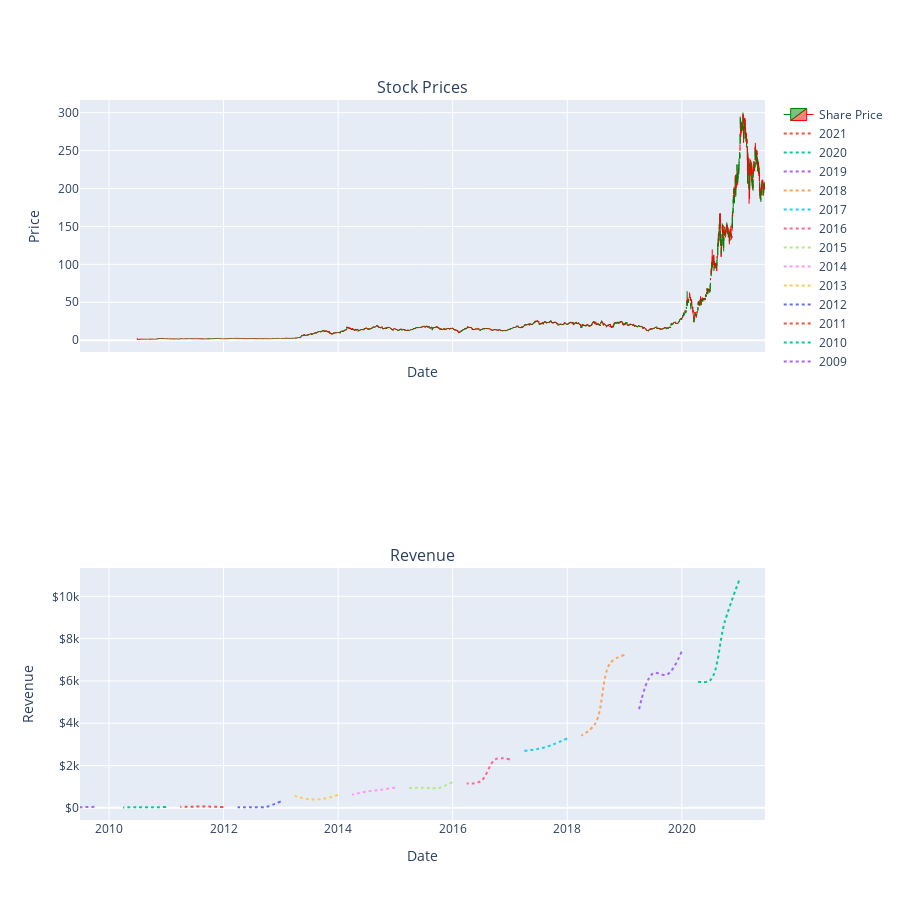

Source (notebook cell):
### Markdown cell above
Use the `make_graph` function to graph the Tesla Stock Data, also provide a title for the graph. The structure to call the `make_graph` function is `make_graph(tesla_data, tesla_revenue, 'Tesla')`. Note the graph will only show data upto June 2021.

### Code cell
make_graph(Tesla_data, tesla_revenue, 'Tesla')

### Figure 1 — Plotly figure (JSON) as saved in the notebook; plotly's stock layout.template omitted (floating-point values rounded to 4 significant figures; data arrays with more than 128 entries replaced by an {"elided": "..."} marker saying what was removed)
{"data": [{"close": {"elided": "2759 float values"}, "decreasing": {"line": {"color": "red", "width": 1}}, "high": {"elided": "2759 float values"}, "increasing": {"line": {"color": "green", "width": 1}}, "low": {"elided": "2759 float values"}, "name": "Share Price", "open": {"elided": "2759 float values"}, "type": "candlestick", "x": {"elided": "2759 str values"}, "xaxis": "x", "yaxis": "y"}, {"connectgaps": true, "line": {"dash": "dot", "shape": "spline"}, "mode": "lines", "name": "2021", "type": "scatter", "x": ["2021-03-31T00:00:00"], "xaxis": "x2", "y": [10389], "yaxis": "y2"}, {"connectgaps": true, "line": {"dash": "dot", "shape": "spline"}, "mode": "lines", "name": "2020", "type": "scatter", "x": ["2020-12-31T00:00:00", "2020-09-30T00:00:00", "2020-06-30T00:00:00", "2020-03-31T00:00:00"], "xaxis": "x2", "y": [10744, 8771, 6036, 5985], "yaxis": "y2"}, {"connectgaps": true, "line": {"dash": "dot", "shape": "spline"}, "mode": "lines", "name": "2019", "type": "scatter", "x": ["2019-12-31T00:00:00", "2019-09-30T00:00:00", "2019-06-30T00:00:00", "2019-03-31T00:00:00"], "xaxis": "x2", "y": [7384, 6303, 6350, 4541], "yaxis": "y2"}, {"connectgaps": true, "line": {"dash": "dot", "shape": "spline"}, "mode": "lines", "name": "2018", "type": "scatter", "x": ["2018-12-31T00:00:00", "2018-09-30T00:00:00", "2018-06-30T00:00:00", "2018-03-31T00:00:00"], "xaxis": "x2", "y": [7226, 6824, 4002, 3409], "yaxis": "y2"}, {"connectgaps": true, "line": {"dash": "dot", "shape": "spline"}, "mode": "lines", "name": "2017", "type": "scatter", "x": ["2017-12-31T00:00:00", "2017-09-30T00:00:00", "2017-06-30T00:00:00", "2017-03-31T00:00:00"], "xaxis": "x2", "y": [3288, 2985, 2790, 2696], "yaxis": "y2"}, {"connectgaps": true, "line": {"dash": "dot", "shape": "spline"}, "mode": "lines", "name": "2016", "type": "scatter", "x": ["2016-12-31T00:00:00", "2016-09-30T00:00:00", "2016-06-30T00:00:00", "2016-03-31T00:00:00"], "xaxis": "x2", "y": [2285, 2298, 1270, 1147], "yaxis": "y2"}, {"connectgaps": true, "line": {"dash": "dot", "shape": "spline"}, "mode": "lines", "name": "2015", "type": "scatter", "x": ["2015-12-31T00:00:00", "2015-09-30T00:00:00", "2015-06-30T00:00:00", "2015-03-31T00:00:00"], "xaxis": "x2", "y": [1214, 937, 955, 940], "yaxis": "y2"}, {"connectgaps": true, "line": {"dash": "dot", "shape": "spline"}, "mode": "lines", "name": "2014", "type": "scatter", "x": ["2014-12-31T00:00:00", "2014-09-30T00:00:00", "2014-06-30T00:00:00", "2014-03-31T00:00:00"], "xaxis": "x2", "y": [957, 852, 769, 621], "yaxis": "y2"}, {"connectgaps": true, "line": {"dash": "dot", "shape": "spline"}, "mode": "lines", "name": "2013", "type": "scatter", "x": ["2013-12-31T00:00:00", "2013-09-30T00:00:00", "2013-06-30T00:00:00", "2013-03-31T00:00:00"], "xaxis": "x2", "y": [615, 431, 405, 562], "yaxis": "y2"}, {"connectgaps": true, "line": {"dash": "dot", "shape": "spline"}, "mode": "lines", "name": "2012", "type": "scatter", "x": ["2012-12-31T00:00:00", "2012-09-30T00:00:00", "2012-06-30T00:00:00", "2012-03-31T00:00:00"], "xaxis": "x2", "y": [306, 50, 27, 30], "yaxis": "y2"}, {"connectgaps": true, "line": {"dash": "dot", "shape": "spline"}, "mode": "lines", "name": "2011", "type": "scatter", "x": ["2011-12-31T00:00:00", "2011-09-30T00:00:00", "2011-06-30T00:00:00", "2011-03-31T00:00:00"], "xaxis": "x2", "y": [39, 58, 58, 49], "yaxis": "y2"}, {"connectgaps": true, "line": {"dash": "dot", "shape": "spline"}, "mode": "lines", "name": "2010", "type": "scatter", "x": ["2010-12-31T00:00:00", "2010-09-30T00:00:00", "2010-06-30T00:00:00", "2010-03-31T00:00:00"], "xaxis": "x2", "y": [36, 31, 28, 21], "yaxis": "y2"}, {"connectgaps": true, "line": {"dash": "dot", "shape": "spline"}, "mode": "lines", "name": "2009", "type": "scatter", "x": ["2009-09-30T00:00:00", "2009-06-30T00:00:00"], "xaxis": "x2", "y": [46, 27], "yaxis": "y2"}], "layout": {"annotations": [{"font": {"size": 16}, "showarrow": false, "text": "Stock Prices", "x": 0.5, "xanchor": "center", "xref": "paper", "y": 1.0, "yanchor": "bottom", "yref": "paper"}, {"font": {"size": 16}, "showarrow": false, "text": "Revenue", "x": 0.5, "xanchor": "center", "xref": "paper", "y": 0.35, "yanchor": "bottom", "yref": "paper"}], "height": 900, "hovermode": "x unified", "xaxis": {"anchor": "y", "domain": [0, 1], "matches": "x2", "rangeslider": {"visible": false}, "showticklabels": false, "title": {"text": "Date"}}, "xaxis2": {"anchor": "y2", "domain": [0, 1], "title": {"text": "Date"}}, "yaxis": {"anchor": "x", "domain": [0.65, 1.0], "title": {"text": "Price"}}, "yaxis2": {"anchor": "x2", "domain": [0, 0.35], "tickprefix": "$", "title": {"text": "Revenue"}}}}
